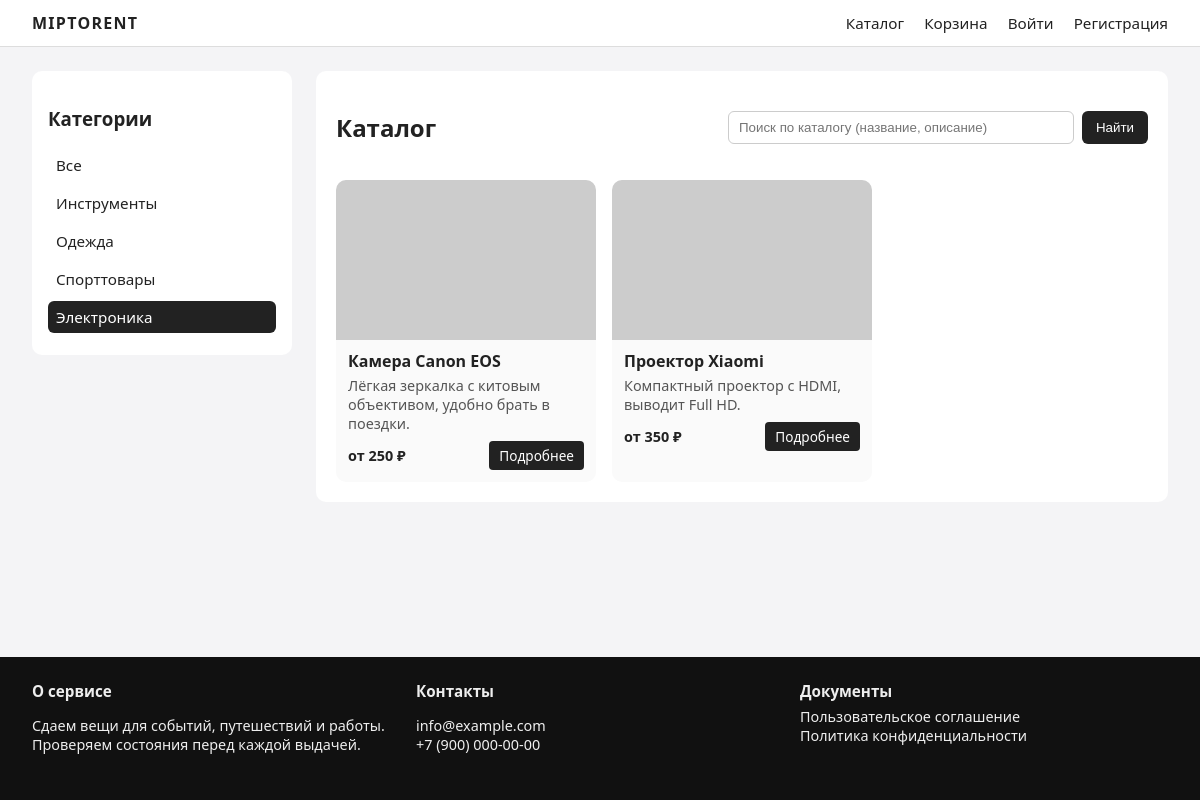
The page /catalog?category=1 on the database its author committed.
### app/models.py (models this page shows)
class Category(Base):
    __tablename__ = "category"
    id = Column(Integer, primary_key=True)
    name = Column(String(120), unique=True, nullable=False)
    items = relationship("Item", backref="category", lazy="joined")

class Item(Base):
    __tablename__ = "item"
    id = Column(Integer, primary_key=True)
    name = Column(String(255), nullable=False)
    price_per_hour = Column(Integer, nullable=False, default=0)
    price_per_3h = Column(Integer, nullable=False, default=0)
    price_per_day = Column(Integer, nullable=False, default=0)
    price_per_week = Column(Integer, nullable=False, default=0)
    short_description = Column(Text, nullable=False)
    description = Column(Text, nullable=False)
    category_id = Column(Integer, ForeignKey("category.id"), nullable=False)
    images = relationship("ItemImage", backref="item", lazy="joined")
    orders = relationship("Order", backref="item", lazy="joined")

### app/routes/public.py (the view)
@router.get("/catalog", name="index")
async def index(request: Request, q: str = "", category: str = "", db: Session = Depends(get_db)):
    user = get_current_user(request, db)
    q_norm = q.strip().lower()
    categories = db.query(Category).order_by(Category.name).all()
    items_query = db.query(Item)
    if category:
        items_query = items_query.filter(Item.category_id == int(category))
    if q_norm:
        words = [w for w in q_norm.split() if w]
        for w in words:
            like = f"%{w}%"
            items_query = items_query.filter(
                or_(
                    Item.name.ilike(like),
                    Item.short_description.ilike(like),
                    Item.description.ilike(like),
                )
            )
    items = items_query.all()
    return await render(
        request,
        "index.html",
        {
            "request": request,
            "items": items,
            "q": q_norm,
            "category_id": int(category) if category else None,
            "categories": categories,
            "current_user": user,
        },
    )

### templates/index.html (shortened to what this page needs)
{% extends "base.html" %}
{% block content %}
<div class="layout-two-columns">
    <aside class="sidebar">
        <h3>Категории</h3>
        <ul class="category-list">
            <li>
                <a href="{{ request.url_for('index') }}" class="{{ '' if category_id else 'active' }}">Все</a>
            </li>
            {% for c in categories %}
                <li>
                    <a href="{{ request.url_for('index') ~ '?category=' ~ c.id }}" class="{{ 'active' if category_id == c.id else '' }}">{{ c.name }}</a>
                </li>
            {% endfor %}
        </ul>
    </aside>
    <section class="catalog-area">
        <div class="catalog-header">
            <h1>Каталог</h1>
            <form method="get" action="{{ request.url_for('index') }}" class="search-form">
                <input type="text" name="q" placeholder="Поиск по каталогу (название, описание)" value="{{ q }}">
                <button type="submit">Найти</button>
            </form>
        </div>
        {% if items %}
            <div class="catalog-grid">
                {% for item in items %}
                    <article class="catalog-card">
                        <a href="{{ request.url_for('item_detail', item_id=item.id) }}" class="card-image">
                            <img src="{{ item.images[0].url if item.images else 'https://placehold.co/600x400?text=Нет+фото' }}" alt="{{ item.name }}">
                        </a>
                        <div class="card-body">
                            <h2 class="card-title">
                                <a href="{{ request.url_for('item_detail', item_id=item.id) }}">{{ item.name }}</a>
                            </h2>
                            <p class="card-text">{{ item.short_description }}</p>
                            <div class="card-meta">
                                {% set tier_prices = [item.price_per_hour, item.price_per_3h, item.price_per_day, item.price_per_week] | select('gt', 0) | list %}
                                {% set min_price = tier_prices|min if tier_prices else 0 %}
                                <span class="price">
                                    {% if tier_prices %}от {{ min_price }} ₽{% else %}Цена не указана{% endif %}
                                </span>
                                <a href="{{ request.url_for('item_detail', item_id=item.id) }}" class="btn-small">Подробнее</a>
                            </div>
                        </div>
                    </article>
                {% endfor %}
            </div>
        {% else %}
            <p>Ничего не найдено. Попробуйте изменить запрос или выбрать другую категорию.</p>
        {% endif %}
    </section>
</div>
{% endblock %}

### static/css/style.css (style rules this page uses)
* { box-sizing: border-box; }
html, body { height: 100%; }
body { margin: 0; font-family: system-ui, -apple-system, BlinkMacSystemFont, "Segoe UI", sans-serif; background: #f4f4f6; color: #222; display: flex; flex-direction: column; }
a { color: inherit; text-decoration: none; }
.layout-two-columns { display: grid; grid-template-columns: 260px minmax(0, 1fr); gap: 24px; }
.sidebar { background: #ffffff; border-radius: 10px; padding: 16px; align-self: start; }
.category-list { list-style: none; padding: 0; margin: 8px 0 0; }
.category-list li { margin-bottom: 6px; }
.category-list a { display: block; padding: 6px 8px; border-radius: 6px; font-size: 0.95rem; }
.category-list a.active { background: #222; color: #fff; }
.catalog-area { background: #ffffff; border-radius: 10px; padding: 20px; }
.catalog-header { display: flex; justify-content: space-between; align-items: center; gap: 16px; margin-bottom: 16px; }
.search-form { display: flex; gap: 8px; width: 100%; max-width: 420px; }
.search-form input[type="text"] { flex: 1; padding: 8px 10px; border-radius: 6px; border: 1px solid #ccc; }
.search-form button { padding: 8px 14px; border-radius: 6px; border: none; background: #222; color: #fff; cursor: pointer; }
.catalog-grid { display: grid; grid-template-columns: repeat(auto-fill, minmax(220px, 1fr)); gap: 16px; }
.catalog-card { background: #fafafa; border-radius: 10px; overflow: hidden; display: flex; flex-direction: column; }
.catalog-card img { width: 100%; height: 160px; object-fit: cover; display: block; }
.card-body { padding: 10px 12px 12px; }
.card-title { margin: 0 0 4px; font-size: 1rem; }
.card-text { margin: 0 0 8px; font-size: 0.9rem; color: #555; }
.card-meta { display: flex; justify-content: space-between; align-items: center; font-size: 0.9rem; }
.price { font-weight: 600; }
.btn-small { padding: 5px 10px; background: #222; color: #fff; border-radius: 4px; font-size: 0.85rem; }

### rows shown on the page
Category: name "Инструменты"
Category: name "Одежда"
Category: name "Спорттовары"
Category: name "Электроника"
Item: name "Камера Canon EOS", short_description "Лёгкая зеркалка с китовым объективом, удобно брать в поездки.", price_per_3h "250"
Item: name "Проектор Xiaomi", short_description "Компактный проектор с HDMI, выводит Full HD.", price_per_3h "350"
